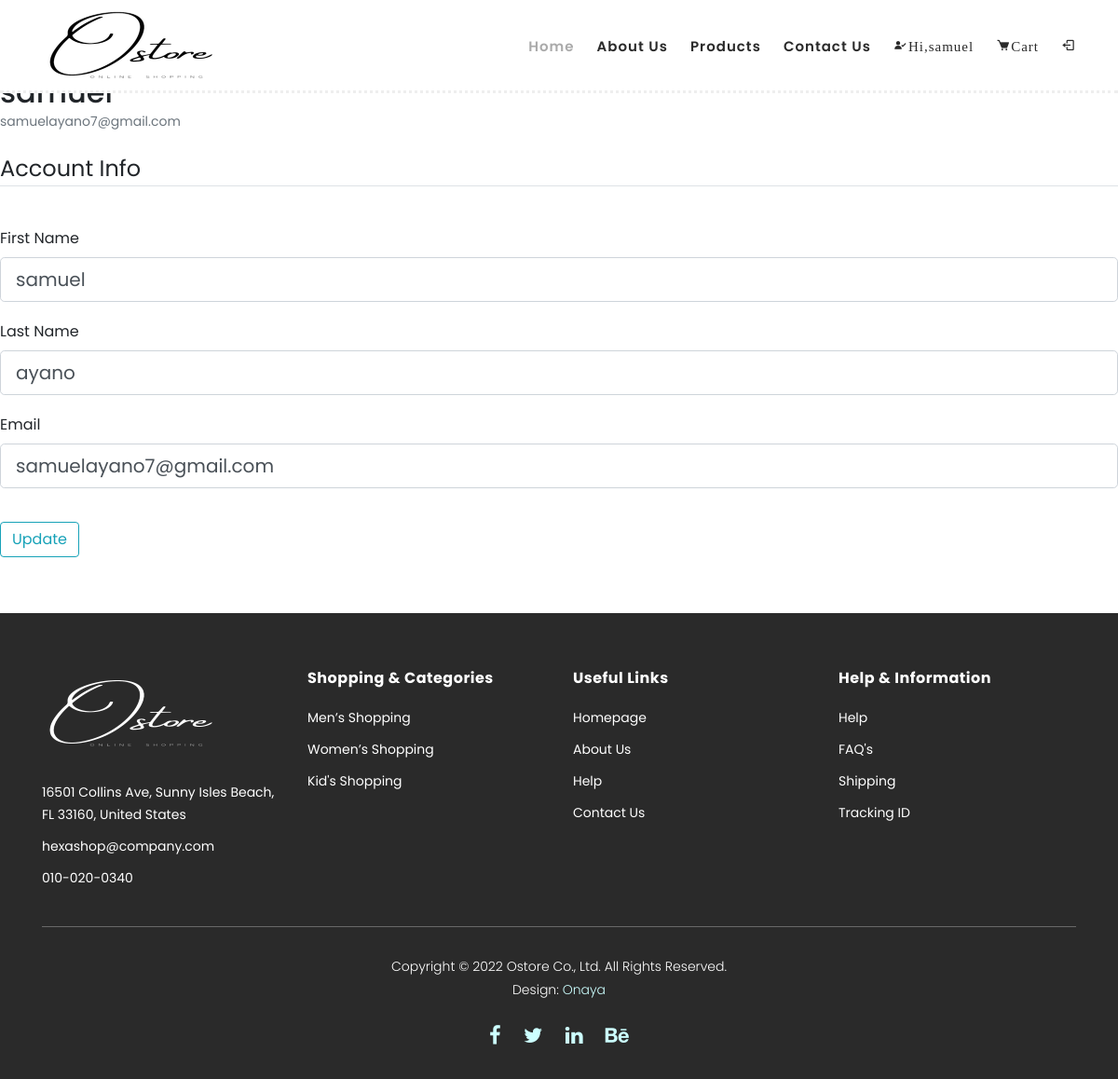
The app's page /profile (signed in) with its own data.
### myapp/models.py (models this page shows, shortened)
class  User(db.Model, UserMixin):
    id = db.Column(db.Integer, primary_key=True)
    firstname = db.Column(db.String(20), unique=False)
    lastname = db.Column(db.String(120), unique=False)
    email = db.Column(db.String(120), unique=True)
    password = db.Column(db.String(60), nullable=False)
    cart = db.relationship("Cart", back_populates="user", lazy=True)

### myapp/user.py (the view)
@user.route("/profile", methods=["GET", "POST"])
@login_required
def profile():
    form = UpdateAccountForm()
    if form.validate_on_submit():
        current_user.firstname = form.firstname.data
        current_user.lastname = form.lastname.data
        current_user.email = form.email.data
        db.session.commit()
        flash("Your account has been updated!", "success")
        return redirect(url_for("user.profile"))
    elif request.method == "GET":
        form.firstname.data = current_user.firstname
        form.lastname.data = current_user.lastname
        form.email.data = current_user.email
    return render_template("store/profile.html", title="Account", form=form)

### myapp/forms.py (shortened to what this page needs)
class UpdateAccountForm(FlaskForm):
    firstname = StringField('First Name',validators=[DataRequired(), Length(min=2, max=20)])
    lastname = StringField('Last Name',validators=[DataRequired(), Length(min=2, max=20)])
    email = StringField('Email', validators=[DataRequired(), Email()])
    submit = SubmitField('Update')

### myapp/templates/store/profile.html (shortened to what this page needs)
{% extends 'store/base.html' %}
{% block content %}
      <div class="media">
        <div class="media-body">
          <h2 class="account-heading">{{ current_user.firstname }}</h2>
          <p class="text-secondary">{{ current_user.email }}</p>
        </div>
      </div>
        <form method="POST" action="" enctype="multipart/form-data" class="form">
            <fieldset class="form-group">
                <legend class="border-bottom mb-4">Account Info</legend>
                <div class="form-group">
                    {{ form.firstname.label(class="form-control-label") }}
                    {% if form.firstname.errors %}
                        {{ form.firstname(class="form-control form-control-lg is-invalid") }}
                        <div class="invalid-feedback">
                            {% for error in form.firstname.errors %}
                                <span>{{ error }}</span>
                            {% endfor %}
                        </div>
                    {% else %}
                        {{ form.firstname(class="form-control form-control-lg") }}
                    {% endif %}
                </div>
                <div class="form-group">
                    {{ form.lastname.label(class="form-control-label") }}
                    {% if form.lastname.errors %}
                        {{ form.lastname(class="form-control form-control-lg is-invalid") }}
                        <div class="invalid-feedback">
                            {% for error in form.lastname.errors %}
                                <span>{{ error }}</span>
                            {% endfor %}
                        </div>
                    {% else %}
                        {{ form.lastname(class="form-control form-control-lg") }}
                    {% endif %}
                </div>
                <div class="form-group">
                    {{ form.email.label(class="form-control-label") }}
                    {% if form.email.errors %}
                        {{ form.email(class="form-control form-control-lg is-invalid") }}
                        <div class="invalid-feedback">
                            {% for error in form.email.errors %}
                                <span>{{ error }}</span>
                            {% endfor %}
                        </div>
                    {% else %}
                        {{ form.email(class="form-control form-control-lg") }}
                    {% endif %}
                </div>
            </fieldset>
            <div class="form-group">
                {{ form.submit(class="btn btn-outline-info") }}
            </div>
        </form>
{% endblock content %}

### myapp/templates/store/base.html (shortened to what this page needs)
<!DOCTYPE html>
<html lang="en">
  <head>
    <link rel="stylesheet" href="{{ url_for('static' , filename='css/style.css')}}">
    <link rel="stylesheet" type="text/css" href="static/css/bootstrap.min.css">
    <link rel="stylesheet" type="text/css" href="static/css/font-awesome.css">
    <link rel="stylesheet" href="static/css/templatemo-hexashop.css">
    <link rel="stylesheet" href="static/css/owl-carousel.css">
    <link rel="stylesheet" href="static/css/lightbox.css">
    <link rel="stylesheet"href="https://unpkg.com/boxicons@latest/css/boxicons.min.css">
    </head>
    <body>
    <header class="header-area header-sticky">
        <div class="container">
            <div class="row">
                <div class="col-12">
                    <nav class="main-nav">
                        <a href="index.html" class="logo">
                            <img src="static/images/1bg1.png">
                        </a>
                        <ul class="nav">
                            <li class="scroll-to-section"><a href="{{ url_for('user.home')}}" class="active">Home</a></li>
                            <li><a href="{{ url_for('user.about')}}">About Us</a></li>
                            <li><a href="{{ url_for('product.products')}}">Products</a></li>
                            <li><a href="{{ url_for('user.contact')}}">Contact Us</a></li>
                            {% if current_user.is_authenticated %}
                            <li><a href="{{ url_for('user.profile') }}" class="navbar-item">
                                <i class='bx bxs-user-check'>Hi,{{current_user.firstname}}</i>
                            </a></li>
                            {% endif %}
                            {% if current_user.is_authenticated %}
                            <li><a href="{{ url_for('user.carts') }}" class="navbar-item">
                                <i class='bx bxs-cart' >Cart</i>
                            </a></li>
                            <li><a href="{{ url_for('user.logout') }}" class="navbar-item">
                                <i class='bx bx-log-out' ></i>
                            </a></li>
                            {% endif %}
                        </ul>
                    </nav>
                </div>
            </div>
        </div>
    </header>
    {% block content %}
    {% endblock %}
     <footer>
        <div class="container">
            <div class="row">
                <div class="col-lg-3">
                    <div class="first-item">
                        <div class="logo">
                            <img src="static/images/2bg2.png" alt="Ostore logo">
                        </div>
                        <ul>
                            <li><a href="#">16501 Collins Ave, Sunny Isles Beach, FL 33160, United States</a></li>
                            <li><a href="#">hexashop@company.com</a></li>
                            <li><a href="#">010-020-0340</a></li>
                        </ul>
                    </div>
                </div>
                <div class="col-lg-3">
                    <h4>Shopping &amp; Categories</h4>
                    <ul>
                        <li><a href="#">Men’s Shopping</a></li>
                        <li><a href="#">Women’s Shopping</a></li>
                        <li><a href="#">Kid's Shopping</a></li>
                    </ul>
                </div>
                <div class="col-lg-3">
                    <h4>Useful Links</h4>
                    <ul>
                        <li><a href="#">Homepage</a></li>
                        <li><a href="#">About Us</a></li>
                        <li><a href="#">Help</a></li>
                        <li><a href="#">Contact Us</a></li>
                    </ul>
                </div>
                <div class="col-lg-3">
                    <h4>Help &amp; Information</h4>
                    <ul>
                        <li><a href="#">Help</a></li>
                        <li><a href="#">FAQ's</a></li>
                        <li><a href="#">Shipping</a></li>
                        <li><a href="#">Tracking ID</a></li>
                    </ul>
                </div>
                <div class="col-lg-12">
                    <div class="under-footer">
                        <p>Copyright © 2022 Ostore Co., Ltd. All Rights Reserved.
                        <br>Design: <a href="#" target="_parent">Onaya</a>
                        <ul>
                            <li><a href="#"><i class="fa fa-facebook"></i></a></li>
                            <li><a href="#"><i class="fa fa-twitter"></i></a></li>
                            <li><a href="#"><i class="fa fa-linkedin"></i></a></li>
                            <li><a href="#"><i class="fa fa-behance"></i></a></li>
                        </ul>
                    </div>
                </div>
            </div>
        </div>
    </footer>
  </body>
</html>

### myapp/static/css/style.css (style rules this page uses)
* { margin: 0; padding: 0; box-sizing: border-box; }
.form-group { margin:20px 0; }

### myapp/static/css/templatemo-hexashop.css (style rules this page uses)
html, body, div, span, applet, object, iframe, h1, h2, h3, h4, h5, h6, p, blockquote, div pre, a, abbr, acronym, address, big, cite, code, del, dfn, em, font, img, ins, kbd, q, s, samp, small, strike, strong, sub, sup, tt, var, b, u, i, center, dl, dt, dd, ol, ul, li, figure, header, nav, section, article, aside, footer, figcaption { margin: 0; padding: 0; border: 0; outline: 0; }
ul, li { padding: 0; margin: 0; list-style: none; }
header, nav, section, article, aside, footer, hgroup { display: block; }
* { box-sizing: border-box; }
html, body { font-family: 'Poppins', sans-serif; font-weight: 400; background-color: #fff; font-size: 16px; -ms-text-size-adjust: 100%; -webkit-font-smoothing: antialiased; -moz-osx-font-smoothing: grayscale; }
a { text-decoration: none !important; }
h1, h2, h3, h4, h5, h6 { margin-top: 0px; margin-bottom: 0px; }
ul { margin-bottom: 0px; }
p { font-size: 14px; line-height: 25px; color: #2a2a2a; }
html, body { background: #fff; font-family: 'Poppins', sans-serif; }
body { padding-top: 80px; }
.header-area { border-bottom: 3px dotted #eee; box-shadow: none; background-color: #fff; position: absolute; top: 0px; left: 0px; right: 0px; z-index: 100; height: 100px; -webkit-transition: all .5s ease 0s; -moz-transition: all .5s ease 0s; -o-transition: all .5s ease 0s; transition: all .5s ease 0s; }
.header-area .main-nav { min-height: 80px; background: transparent; }
.header-area .main-nav .logo { line-height: 100px; color: #fff; font-size: 28px; font-weight: 700; text-transform: uppercase; letter-spacing: 2px; float: left; -webkit-transition: all 0.3s ease 0s; -moz-transition: all 0.3s ease 0s; -o-transition: all 0.3s ease 0s; transition: all 0.3s ease 0s; }
.header-area .main-nav .nav { float: right; margin-top: 30px; margin-right: 0px; background-color: transparent; -webkit-transition: all 0.3s ease 0s; -moz-transition: all 0.3s ease 0s; -o-transition: all 0.3s ease 0s; transition: all 0.3s ease 0s; position: relative; z-index: 999; }
.header-area .main-nav .nav li { padding-left: 15px; padding-right: 15px; }
.header-area .main-nav .nav li:last-child { padding-right: 0px; }
.header-area .main-nav .nav li a { display: block; font-weight: 600; font-size: 15px; color: #2a2a2a; text-transform: capitalize; -webkit-transition: all 0.3s ease 0s; -moz-transition: all 0.3s ease 0s; -o-transition: all 0.3s ease 0s; transition: all 0.3s ease 0s; height: 40px; line-height: 40px; border: transparent; letter-spacing: 1px; }
.header-area .main-nav .nav li a { color: #2a2a2a; }
.header-area .main-nav .nav li:hover a, .header-area .main-nav .nav li a.active { color: #aaa!important; }
.header-area.header-sticky { min-height: 80px; }
.header-area .nav { margin-top: 30px; }
.header-area.header-sticky .nav li a.active { color: #aaa; }
@media (max-width: 1200px) { .header-area .main-nav .nav li { padding-left: 12px; padding-right: 12px; } }
@media (max-width: 1200px) { .header-area .main-nav:before { display: none; } }
@media (min-width: 767px) { .header-area .main-nav .nav { display: flex !important; } }
footer { margin-top: 60px; padding: 60px 0px 30px 0px; background-color: #2a2a2a; }
footer .logo { margin-bottom: 20px; }
footer ul li { display: block; margin-bottom: 10px; }
footer ul li a { font-size: 14px; color: #fff; transition: all .3s; }
footer h4 { letter-spacing: 0.5px; font-size: 16px; color: #fff; font-weight: 700; margin-bottom: 20px; }
footer .under-footer { margin-top: 30px; padding-top: 30px; text-align: center; border-top: 1px solid rgba(250,250,250,0.3); }
footer .under-footer ul { margin-top: 20px; }
footer .under-footer ul li { display: inline-block; margin: 0px 10px; }
footer .under-footer ul li a { font-size: 22px; }
footer .under-footer p { color: #fff; font-size: 14px; font-weight: 300; }
footer .under-footer a { color: #cff; }

### records on screen
User: firstname "samuel", email "samuelayano7@gmail.com", lastname "ayano"
